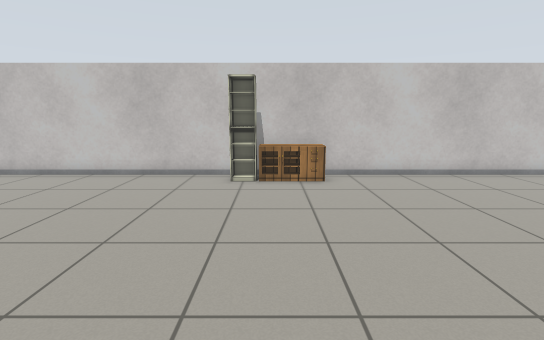
View 1 (above)

16 first-person views from a walk through a Gazebo world. The camera is 1.1 m above the floor, tilts 10° down and sees 85° across. The floor is counted in squares, 0.5 m on a side. Each view is taken from the middle of a square. On the plan, view 1 faces up. The plan holds only what a view shows up to about 18 squares ahead; the rest is blank. Some stock models are drawn as simple stand-ins. Some surface patterns are stand-ins.

View 2
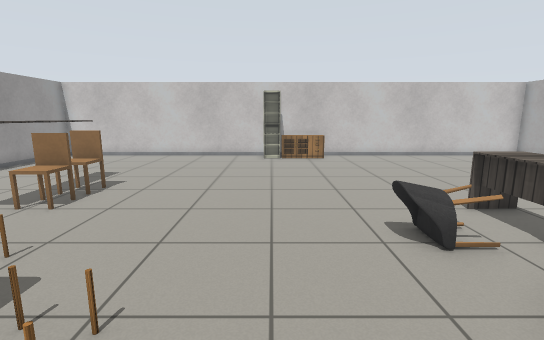

View 3
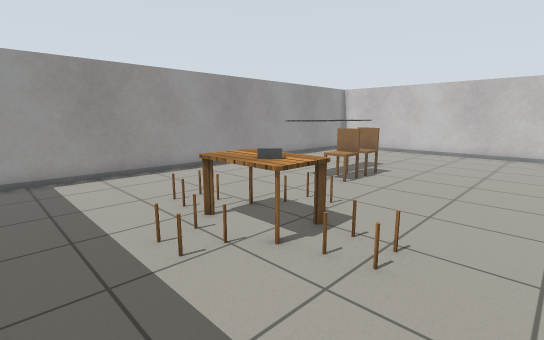

View 4
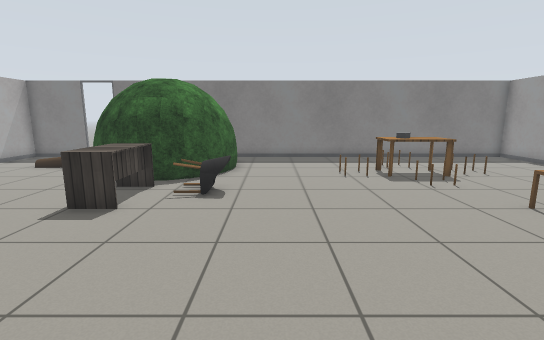

View 5
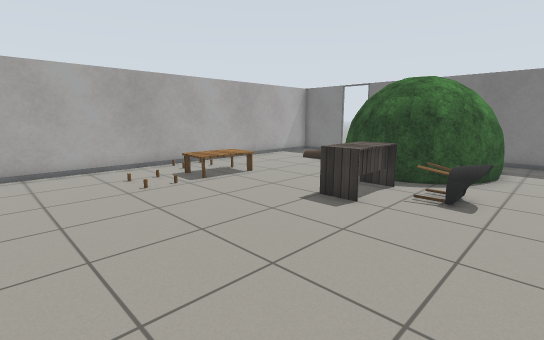

View 6
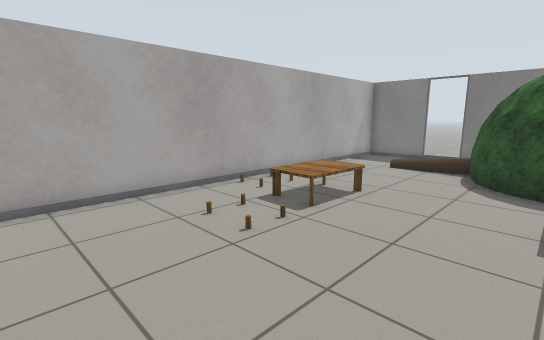

View 7
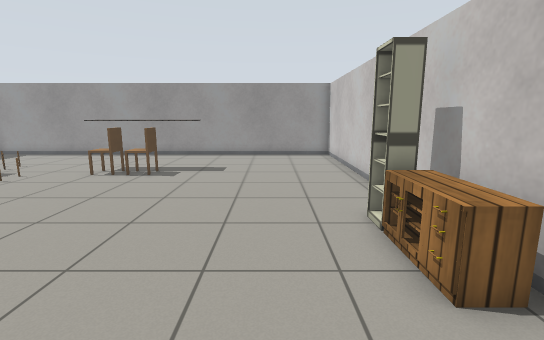

View 8
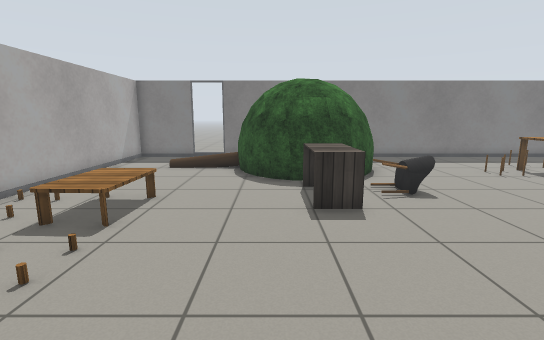

View 9
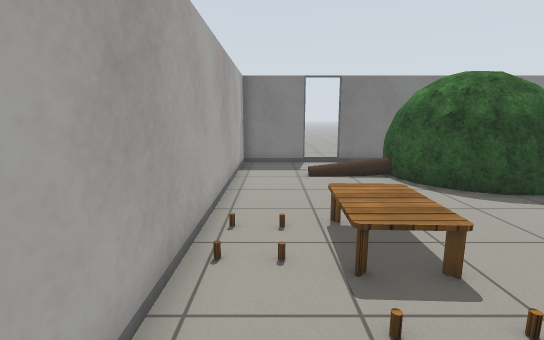

View 10
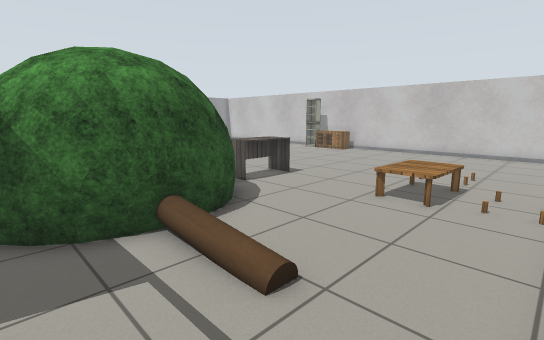

View 11
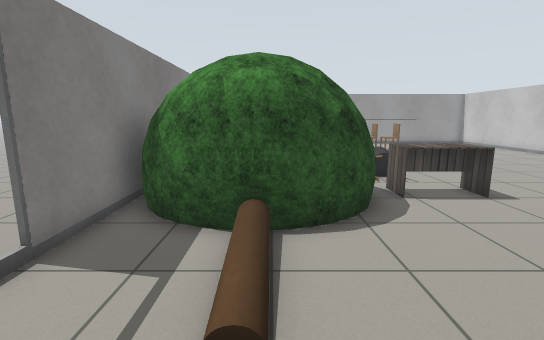

View 12
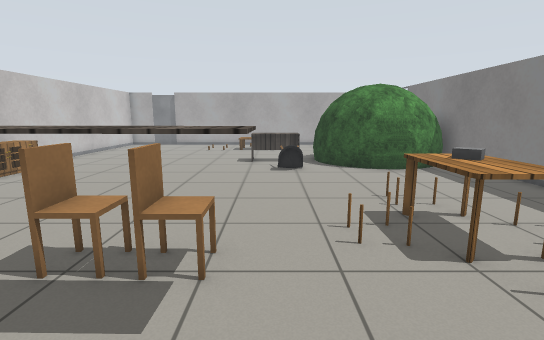

View 13
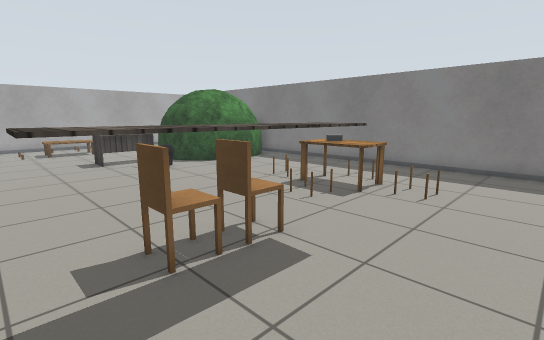

View 14
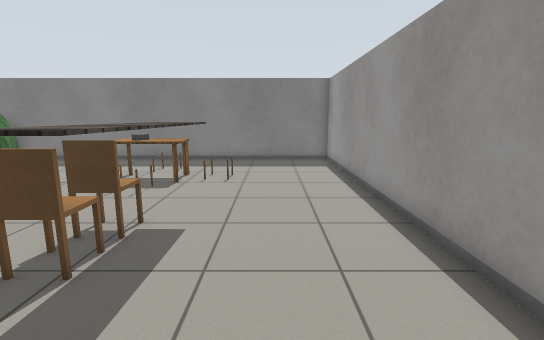

View 15
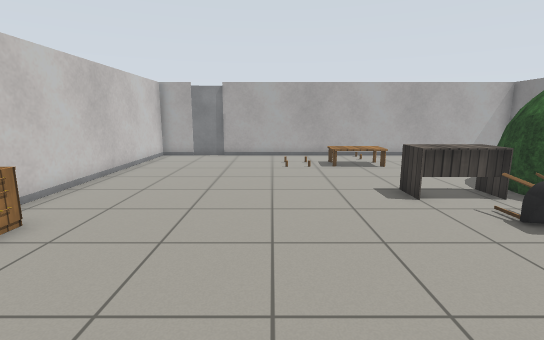

View 16
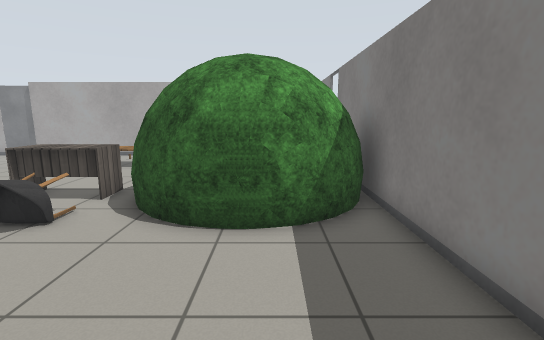

### Floor plan
Points are (right, up) in squares from view 1. A wall is a line through its corners. A room is listed if a view was taken in it or the views show most of it. See-through windows are left out.
Room 1 (views 1, 2, 3, 4, 5, 6, 7, 8, 9, 10, 11, 12, 13, 14, 15, 16)
walls: (0.5, 11.4) (-13, 11.4) (-13, -8.7) (8.8, -8.7); (10.2, -8.7) (13.4, -8.7) (13.4, 7.6); (13.4, 9.5) (13.4, 11.4) (2.4, 11.4)
ways out: opening at (9.5, -9)
objects: chair (-8, -4); box (-8, 0) to (-8, 5); kitchen table (-7, -5) to (-5, -3); chair (-7, 1) to (-7, 2); chair (-7, 3); chair (-6, -5); grey box (-5, -4); chair (-5, -2); chair (-4, -3); shelf (-1, 10); other object (0, 10) to (2, 11); chair (1, -1) to (3, -1); tree (2, -8) to (8, -2); desk (4, -1) to (5, 1); table (9, 0) to (11, 2)

Positions as (right, up) in squares from view 1, and headings:
1: (0, 0), facing up
2: (-1, -6), facing up
3: (-1, -8), facing up-left
4: (0, 8), facing down
5: (0, 8), facing down-right
6: (5, 8), facing down-right
7: (5, 8), facing left
8: (6, 8), facing down
9: (12, 6), facing down
10: (13, -8), facing up-left
11: (13, -5), facing left
12: (-11, 0), facing right
13: (-11, 5), facing down-right
14: (-10, 7), facing down
15: (-4, 5), facing right
16: (-4, -6), facing right
